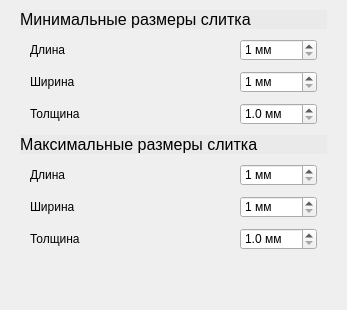
        <widget class="QWidget" name="forging_page">
         <property name="styleSheet">
          <string notr="true">QWidget#forgingPage {
	background-color: rgb(255, 255, 255);
}</string>
         </property>
         <layout class="QVBoxLayout" name="verticalLayout_2">
          <property name="spacing">
           <number>0</number>
          </property>
          <property name="leftMargin">
           <number>20</number>
          </property>
          <property name="topMargin">
           <number>10</number>
          </property>
          <property name="rightMargin">
           <number>20</number>
          </property>
          <property name="bottomMargin">
           <number>10</number>
          </property>
          <item>
           <widget class="QLabel" name="min_forge_sizes_label">
            <property name="font">
             <font>
              <pointsize>12</pointsize>
             </font>
            </property>
            <property name="styleSheet">
             <string notr="true">QLabel {
	background-color: rgb(234, 234, 234);
}</string>
            </property>
            <property name="text">
             <string>Минимальные размеры слитка</string>
            </property>
           </widget>
          </item>
          <item>
           <widget class="QFrame" name="min_forge_sizes">
            <layout class="QFormLayout" name="forgingSettings_1">
             <property name="horizontalSpacing">
              <number>0</number>
             </property>
             <property name="verticalSpacing">
              <number>10</number>
             </property>
             <property name="leftMargin">
              <number>10</number>
             </property>
             <property name="topMargin">
              <number>10</number>
             </property>
             <property name="rightMargin">
              <number>10</number>
             </property>
             <property name="bottomMargin">
              <number>10</number>
             </property>
             <item row="0" column="0">
              <widget class="QLabel" name="min_forge_length_label">
               <property name="minimumSize">
                <size>
                 <width>210</width>
                 <height>0</height>
                </size>
               </property>
               <property name="maximumSize">
                <size>
                 <width>210</width>
                 <height>16777215</height>
                </size>
               </property>
               <property name="text">
                <string>Длина</string>
               </property>
              </widget>
             </item>
             <item row="0" column="1">
              <widget class="QSpinBox" name="min_forge_length">
               <property name="maximumSize">
                <size>
                 <width>80</width>
                 <height>16777215</height>
                </size>
               </property>
               <property name="suffix">
                <string> мм</string>
               </property>
               <property name="prefix">
                <string/>
               </property>
               <property name="minimum">
                <number>1</number>
               </property>
               <property name="maximum">
                <number>500</number>
               </property>
              </widget>
             </item>
             <item row="1" column="0">
              <widget class="QLabel" name="min_forge_width_label">
               <property name="minimumSize">
                <size>
                 <width>210</width>
                 <height>0</height>
                </size>
               </property>
               <property name="maximumSize">
                <size>
                 <width>210</width>
                 <height>16777215</height>
                </size>
               </property>
               <property name="text">
                <string>Ширина</string>
               </property>
              </widget>
             </item>
             <item row="1" column="1">
              <widget class="QSpinBox" name="min_forge_width">
               <property name="maximumSize">
                <size>
                 <width>80</width>
                 <height>16777215</height>
                </size>
               </property>
               <property name="suffix">
                <string> мм</string>
               </property>
               <property name="prefix">
                <string/>
               </property>
               <property name="minimum">
                <number>1</number>
               </property>
               <property name="maximum">
                <number>500</number>
               </property>
              </widget>
             </item>
             <item row="2" column="0">
              <widget class="QLabel" name="min_forge_height_label">
               <property name="minimumSize">
                <size>
                 <width>210</width>
                 <height>0</height>
                </size>
               </property>
               <property name="maximumSize">
                <size>
                 <width>210</width>
                 <height>16777215</height>
                </size>
               </property>
               <property name="text">
                <string>Толщина</string>
               </property>
              </widget>
             </item>
             <item row="2" column="1">
              <widget class="QDoubleSpinBox" name="min_forge_height">
               <property name="maximumSize">
                <size>
                 <width>80</width>
                 <height>16777215</height>
                </size>
               </property>
               <property name="suffix">
                <string> мм</string>
               </property>
               <property name="decimals">
                <number>1</number>
               </property>
               <property name="minimum">
                <double>1.000000000000000</double>
               </property>
               <property name="maximum">
                <double>200.000000000000000</double>
               </property>
              </widget>
             </item>
            </layout>
           </widget>
          </item>
          <item>
           <widget class="QLabel" name="max_forge_sizes_label">
            <property name="font">
             <font>
              <pointsize>12</pointsize>
             </font>
            </property>
            <property name="styleSheet">
             <string notr="true">QLabel {
	background-color: rgb(234, 234, 234);
}</string>
            </property>
            <property name="text">
             <string>Максимальные размеры слитка</string>
            </property>
           </widget>
          </item>
          <item>
           <widget class="QFrame" name="max_forge_sizes">
            <layout class="QFormLayout" name="forgingSettings_2">
             <property name="horizontalSpacing">
              <number>0</number>
             </property>
             <property name="verticalSpacing">
              <number>10</number>
             </property>
             <property name="leftMargin">
              <number>10</number>
             </property>
             <property name="topMargin">
              <number>10</number>
             </property>
             <property name="rightMargin">
              <number>10</number>
             </property>
             <property name="bottomMargin">
              <number>10</number>
             </property>
             <item row="0" column="0">
              <widget class="QLabel" name="max_forge_length_label">
               <property name="minimumSize">
                <size>
                 <width>210</width>
                 <height>0</height>
                </size>
               </property>
               <property name="maximumSize">
                <size>
                 <width>210</width>
                 <height>16777215</height>
                </size>
               </property>
               <property name="text">
                <string>Длина</string>
               </property>
              </widget>
             </item>
             <item row="1" column="0">
              <widget class="QLabel" name="max_forge_width_label">
               <property name="minimumSize">
                <size>
                 <width>210</width>
                 <height>0</height>
                </size>
               </property>
               <property name="maximumSize">
                <size>
                 <width>210</width>
                 <height>16777215</height>
                </size>
               </property>
               <property name="text">
                <string>Ширина</string>
               </property>
              </widget>
             </item>
             <item row="2" column="0">
              <widget class="QLabel" name="max_forge_height_label">
               <property name="minimumSize">
                <size>
                 <width>210</width>
                 <height>0</height>
                </size>
               </property>
               <property name="maximumSize">
                <size>
                 <width>210</width>
                 <height>16777215</height>
                </size>
               </property>
               <property name="text">
                <string>Толщина</string>
               </property>
              </widget>
             </item>
             <item row="2" column="1">
              <widget class="QDoubleSpinBox" name="max_forge_height">
               <property name="maximumSize">
                <size>
                 <width>80</width>
                 <height>16777215</height>
                </size>
               </property>
               <property name="suffix">
                <string> мм</string>
               </property>
               <property name="decimals">
                <number>1</number>
               </property>
               <property name="minimum">
                <double>1.000000000000000</double>
               </property>
               <property name="maximum">
                <double>200.000000000000000</double>
               </property>
              </widget>
             </item>
             <item row="1" column="1">
              <widget class="QSpinBox" name="max_forge_width">
               <property name="maximumSize">
                <size>
                 <width>80</width>
                 <height>16777215</height>
                </size>
               </property>
               <property name="suffix">
                <string> мм</string>
               </property>
               <property name="prefix">
                <string/>
               </property>
               <property name="minimum">
                <number>1</number>
               </property>
               <property name="maximum">
                <number>500</number>
               </property>
              </widget>
             </item>
             <item row="0" column="1">
              <widget class="QSpinBox" name="max_forge_length">
               <property name="maximumSize">
                <size>
                 <width>80</width>
                 <height>16777215</height>
                </size>
               </property>
               <property name="suffix">
                <string> мм</string>
               </property>
               <property name="prefix">
                <string/>
               </property>
               <property name="minimum">
                <number>1</number>
               </property>
               <property name="maximum">
                <number>500</number>
               </property>
              </widget>
             </item>
            </layout>
           </widget>
          </item>
          <item>
           <spacer name="spacer_5">
            <property name="orientation">
             <enum>Qt::Vertical</enum>
            </property>
            <property name="sizeHint" stdset="0">
             <size>
              <width>20</width>
              <height>40</height>
             </size>
            </property>
           </spacer>
          </item>
         </layout>
        </widget>
